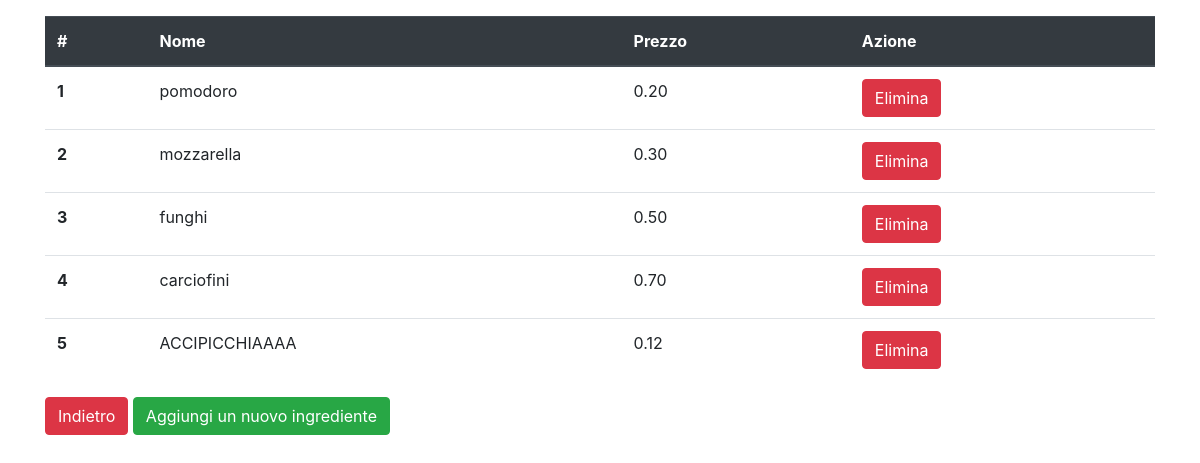
The page /products/list_ingredients/ (signed in) on the database as committed earlier.
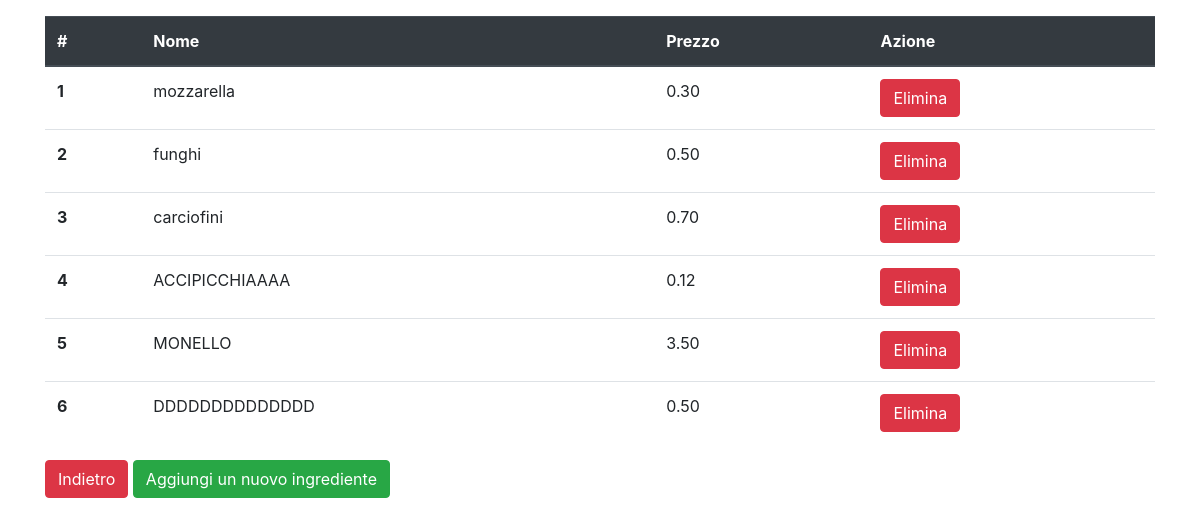
The same page on the database as committed later.
### products/models.py (models this page shows, shortened)
class Ingredient(models.Model):
    name = models.CharField(max_length=50)
    price = models.DecimalField(max_digits=10, decimal_places=2)  # se voglio aggiungere componenti alla pizza

### products/views.py (the view)
# urls.py: path('list_ingredients/', IngredientList.as_view(), name='ingredient-list'),
@method_decorator(is_restaurateur, name='dispatch')
class IngredientList(ListView):
    template_name = 'products/food/ingredients_list.html'
    model = Ingredient

### products/views.py (called while the page is built)
def is_restaurateur(function):
    def wrapper(*args, **kwargs):
        request = args[0]
        if request is not None:
            user = request.user
            try:
                if user.is_restaurateur:
                    return function(*args, **kwargs)
                else:
                    return render(request, 'users/authentication_error.html', {})
            except AttributeError:
                raise Http404  # per utenti anonimi
    return wrapper

### products/templates/products/food/ingredients_list.html (shortened to what this page needs)
{% extends 'base.html' %}
{% load crispy_forms_tags %}
{% block content %}
    <table class="table">
  <thead class="thead-dark">
    <tr>
      <th scope="col">#</th>
      <th scope="col">Nome</th>
      <th scope="col">Prezzo</th>
      <th scope="col">Azione</th>
    </tr>
  </thead>
  <tbody>
  {% for item in object_list %}
    <tr>
          <th scope="row">{{ forloop.counter }}</th>
          <td>{{ item.name }}</td>
          <td>{{ item.price }}</td>
          <td><button type="button" class="btn btn-danger" onclick="location.href='{% url 'products:ingredient-delete'  item.id %}'" id="delete-button-drink">Elimina</button></td>
        {% endfor %}
    </tr>
  </tbody>
</table>
    <button type="button" class="btn btn-danger" onclick="location.href='../'">Indietro</button>
    <button type="button" class="btn btn-success" onclick="location.href='{% url 'products:ingredient-add' %}'">Aggiungi un nuovo ingrediente</button>
{% endblock %}

Rows that differ between the two databases and show on the page:
removed Ingredient: name "pomodoro", price "0.20"
added Ingredient: name "MONELLO", price "3.50"
added Ingredient: name "DDDDDDDDDDDDDD", price "0.50"
